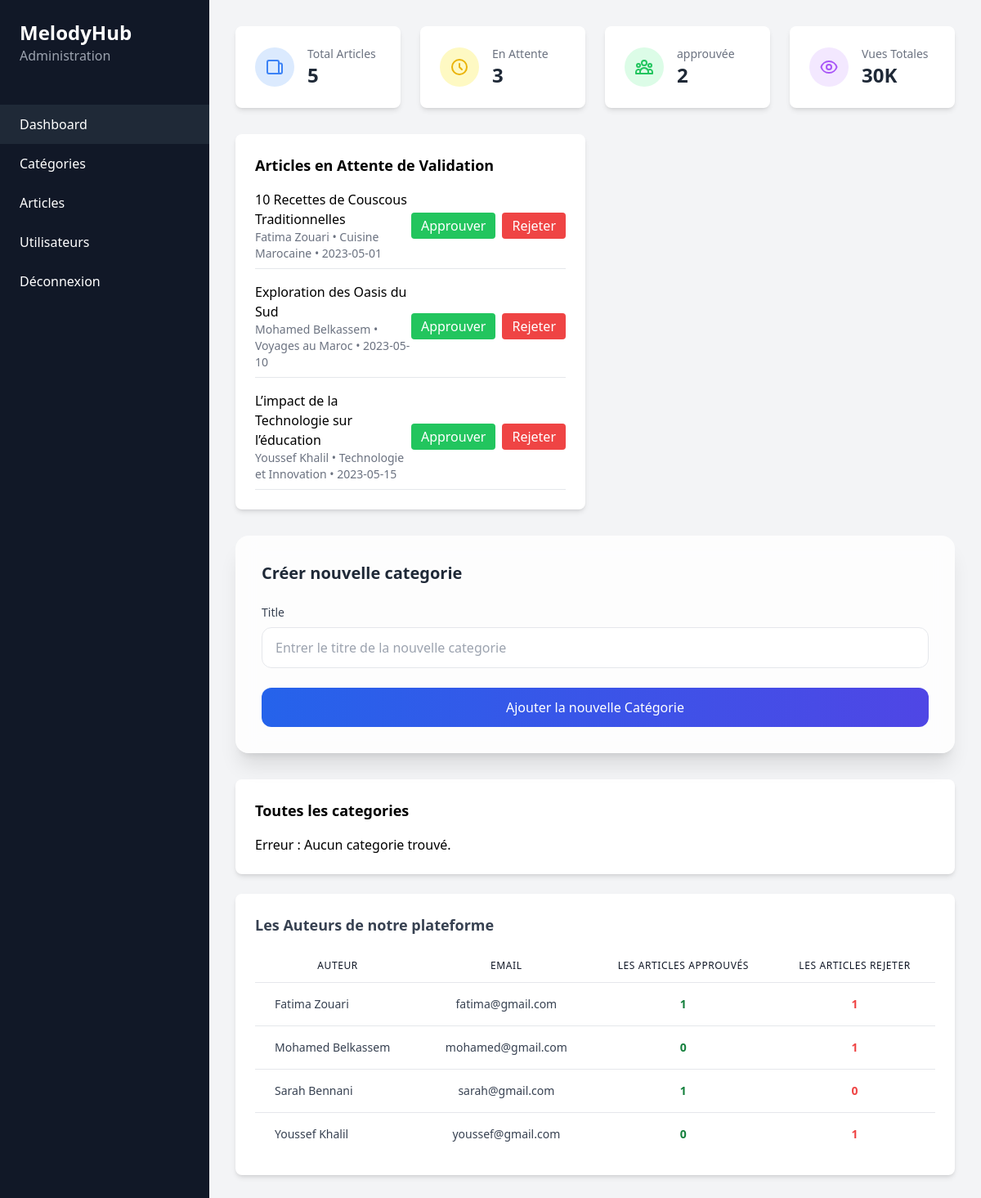
The page /views/admin.php (signed in) on the database its author committed.
### tables this page shows
CREATE TABLE article (
    id_article INT AUTO_INCREMENT PRIMARY KEY,
    titre VARCHAR(255) NOT NULL,
    contenu TEXT NOT NULL,
    date_publication DATE NOT NULL,
    id_categorie INT,
    id_auteur INT,
    statut  Enum('confirmer','annuler') ,
    FOREIGN KEY (id_categorie) REFERENCES categorie(id_categorie) ON DELETE CASCADE ON UPDATE CASCADE,
    FOREIGN KEY (id_auteur) REFERENCES users(id_user) ON DELETE CASCADE ON UPDATE CASCADE
);

CREATE TABLE users (
    id_user INT AUTO_INCREMENT PRIMARY KEY,
    nom VARCHAR(100) NOT NULL,
    prenom VARCHAR(100) NOT NULL,
    email VARCHAR(100) NOT NULL UNIQUE,
    password VARCHAR(255) NOT NULL,
    role ENUM('admin', 'membre', 'auteur') NOT NULL
);

CREATE TABLE categorie (
    id_categorie INT AUTO_INCREMENT PRIMARY KEY,
    titre VARCHAR(255) NOT NULL,
    dateCreation DATE NOT NULL,
    status ENUM('confirmee', 'annulee') NOT NULL,
    id_admin INT NOT NULL,
     FOREIGN KEY (id_admin) REFERENCES users(id_user) ON DELETE CASCADE ON UPDATE CASCADE
);

### config/db.php (called while the page is built, shortened)
<?php
class Database {
    private $host;
    private $db;
    private $user;
    private $pass;
    private $charset;
    private $pdo;
    public function __construct() {
        $this->host ='localhost';
        $this->db ='gestion_contenu';
        $this->user = 'root';
        $this->pass = '';
        $this->charset ='utf8mb4';
    }
    private function connect() {
        $dsn = "mysql:host=$this->host;dbname=$this->db;charset=$this->charset";
        $options = [
            PDO::ATTR_ERRMODE            => PDO::ERRMODE_EXCEPTION,
            PDO::ATTR_DEFAULT_FETCH_MODE => PDO::FETCH_ASSOC,
            PDO::ATTR_EMULATE_PREPARES   => false,
        ];
        try {
            $this->pdo = new PDO($dsn, $this->user, $this->pass, $options);
        } catch (PDOException $e) {
            throw new PDOException($e->getMessage(), (int)$e->getCode());
        }
    }
    public function getConnection() {
        return $this->pdo;
    }
}
?>

### classes/user.php (called while the page is built, shortened)
<?php
  require_once '../config/db.php' ;
class Users{
   public function __construct($id_user,$nom ,$prenom,$email,$password,$role){
    $this->database= new Database;
   }
}
?>

### views/admin.php (the view, shortened to what this page needs)
<!DOCTYPE html>
<html lang="fr">
<head>
    <script src="https://cdn.tailwindcss.com"></script>
    <link rel="stylesheet" href="https://cdnjs.cloudflare.com/ajax/libs/animate.css/4.1.1/animate.min.css">
</head>
<body class="bg-gray-100">
    <div class="min-h-screen">
        <aside class="fixed w-64 h-full bg-gray-900 text-white">
            <div class="p-6">
                <h1 class="text-2xl font-bold">MelodyHub</h1>
                <p class="text-gray-400">Administration</p>
            </div>
            <nav class="mt-6">
                <a href="dashboard.php" class="block py-3 px-6 bg-gray-800">
                    Dashboard
                </a>
                <a href="categories.php" class="block py-3 px-6 hover:bg-gray-800 transition-colors duration-200">
                    Catégories
                </a>
                <a href="articles.php" class="block py-3 px-6 hover:bg-gray-800 transition-colors duration-200">
                    Articles
                </a>
                <a href="users.php" class="block py-3 px-6 hover:bg-gray-800 transition-colors duration-200">
                    Utilisateurs
                </a>
                <a href="../functions/logout.php" class="flex items-center px-6 py-3 hover:bg-red-500 transition-colors duration-200">
                    Déconnexion
                </a>
            </nav>
        </aside>
        <div class="ml-64 p-8">
            <section>
                <div class="grid grid-cols-1 md:grid-cols-2 lg:grid-cols-4 gap-6 mb-8">
                    <div class="bg-white rounded-lg shadow-md p-6 animate__animated animate__fadeIn">
                        <div class="flex items-center">
                            <div class="p-3 rounded-full bg-blue-100 text-blue-500">
                                <svg class="w-6 h-6" fill="none" stroke="currentColor" viewBox="0 0 24 24">
                                    <path stroke-linecap="round" stroke-linejoin="round" stroke-width="2"
                                        d="M19 20H5a2 2 0 01-2-2V6a2 2 0 012-2h10a2 2 0 012 2v1m2 13a2 2 0 01-2-2V7m2 13a2 2 0 002-2V9.5a2 2 0 00-2-2h-2">
                                    </path>
                                </svg>
                            </div>
                            <div class="ml-4">
                                <h3 class="text-gray-500 text-sm">Total Articles</h3>
                                <?php
                        require_once '../classes/admin.php';
                        $admin=new Admin("","","","","","");
                        $result=$admin->allArticle();
                               echo' <p class="text-2xl font-semibold text-gray-800">'.$result['nbr_article'].'</p>
                            </div>'
                            ?>
                        </div>
                    </div>
                    <div class="bg-white rounded-lg shadow-md p-6 animate__animated animate__fadeIn">
                        <div class="flex items-center">
                            <div class="p-3 rounded-full bg-yellow-100 text-yellow-500">
                                <svg class="w-6 h-6" fill="none" stroke="currentColor" viewBox="0 0 24 24">
                                    <path stroke-linecap="round" stroke-linejoin="round" stroke-width="2"
                                        d="M12 8v4l3 3m6-3a9 9 0 11-18 0 9 9 0 0118 0z"></path>
                                </svg>
                            </div>
                            <div class="ml-4">
                                <h3 class="text-gray-500 text-sm">En Attente</h3>
                                <?php
                        require_once '../classes/admin.php';
                        $admin=new Admin("","","","","","");
                        $result=$admin->rejectedArticle();
                               echo' <p class="text-2xl font-semibold text-gray-800">'.$result['nbr_article'].'</p>'
                            ?>
                                 </div>
                        </div>
                    </div>
                    <div class="bg-white rounded-lg shadow-md p-6 animate__animated animate__fadeIn">
                        <div class="flex items-center">
                            <div class="p-3 rounded-full bg-green-100 text-green-500">
                            </div>
                            <div class="ml-4">
                                <h3 class="text-gray-500 text-sm">approuvée </h3>
                                <?php
                        require_once '../classes/admin.php';
                        $admin=new Admin("","","","","","");
                        $result=$admin->confirmedArticle();
                               echo' <p class="text-2xl font-semibold text-gray-800">'.$result['nbr_article'].'</p>'
                            ?>
                                           </div>
                        </div>
                    </div>
                    <div class="bg-white rounded-lg shadow-md p-6 animate__animated animate__fadeIn">
                        <div class="flex items-center">
                            <div class="p-3 rounded-full bg-purple-100 text-purple-500">
                            </div>
                            <div class="ml-4">
                                <h3 class="text-gray-500 text-sm">Vues Totales</h3>
                                <p class="text-2xl font-semibold text-gray-800">30K</p>
                            </div>
                        </div>
                    </div>
                </div>
                <div class="grid grid-cols-1 lg:grid-cols-2 gap-6 mb-8">
                    <div class="bg-white rounded-lg shadow-md p-6">
                        <h3 class="text-lg font-semibold mb-4">Articles en Attente de Validation</h3>
                        <div class="space-y-4">
                        <?php
                        require_once '../classes/admin.php';
                        $admin=new Admin("","","","","","");
                        $rows=$admin->show_article();
                        if($rows){
                            foreach ($rows as $row){
                                $id_article = $row['id_article'];
                           echo' <div class="flex items-center justify-between border-b pb-2">
                                <div>
                                    <h4 class="font-medium">'.$row['titreArticle'].'</h4>
                                    <p class="text-sm text-gray-500">
                                      '.$row["prenom"].' '.$row["nom"].'   •
                                       '.$row['titreCategorie'].' •
                                       '.$row['date_publication'].'
                                    </p>
                                </div>';
                             echo' <div class="flex space-x-2">
                              <a href="../functions/approuveArticle.php?id='.htmlspecialchars($id_article).'">
                              <button
                                        class="px-3 py-1 bg-green-500 text-white rounded hover:bg-green-600">
                                        Approuver
                                    </button>
                              </a>
                                    <button
                                        class="px-3 py-1 bg-red-500 text-white rounded hover:bg-red-600">
                                        Rejeter
                                    </button>
                                </div>
                            </div>';
                            }
                        }
                            ?>
                        </div>
                    </div>
                </div>
            </section>
            <section>
                <div class="bg-white/80 backdrop-blur-md rounded-2xl shadow-xl p-8 mb-8 hover:shadow-2xl transition-all duration-300">
                    <h2 class="text-xl font-semibold mb-6 text-gray-800">Créer nouvelle categorie</h2>
                    <form id="articleForm"   class="space-y-6" action="../functions/addCategory.php" method="POST">
                        <div>
                            <label class="block text-sm font-medium text-gray-700 mb-2">Title</label>
                            <input  type="text" required name="category"
                                class="w-full px-4 py-3 border border-gray-200 rounded-xl focus:outline-none focus:ring-2 focus:ring-blue-500/50 transition-all duration-200"
                                placeholder="Entrer le titre de la nouvelle categorie"
                            >
                        </div>
                        <button
                        type="submit" name="addCategory"
                        class="w-full py-3 px-6 bg-gradient-to-r from-blue-600 to-indigo-600 text-white rounded-xl hover:shadow-lg hover:scale-[1.02] transition-all duration-200 font-medium"
                      >
                        Ajouter la nouvelle Catégorie
                      </button>
                    </form>
                </div>
                <div class="bg-white rounded-lg shadow-md p-6">
                    <h3 class="text-lg font-semibold mb-4">Toutes les categories</h3>
                    <div class="space-y-4">
                        <?php
                        require_once '../classes/admin.php';
                        ?>
                    </div>
                </div>
            </section>
            <section>
                        <div class="bg-white rounded-lg shadow-md mt-6">
                            <div class="p-6">
                                <h3 class="text-lg font-semibold text-gray-700 mb-4">Les Auteurs de notre plateforme</h3>
                                <div class="overflow-x-auto">
                                    <table class="min-w-full divide-y divide-gray-200">
                                        <thead>
                                            <tr>
                                                <th class="px-6 py-3 text-left text-xs font-medium text-gray-900 uppercase tracking-wider text-center  font-x-bold">Auteur</th>
                                                <th class="px-6 py-3 text-left text-xs font-medium text-gray-900 uppercase tracking-wider text-center font-x-bold">Email</th>
                                                <th class="px-6 py-3 text-left text-xs font-medium text-gray-900 uppercase tracking-wider text-center font-bold">Les articles Approuvés</th>
                                                <th class="px-6 py-3 text-left text-xs font-medium text-gray-900 uppercase tracking-wider text-center font-bold">Les articles Rejeter</th>
                                            </tr>
                                        </thead>
                                        <tbody class="bg-white divide-y divide-gray-200">
                                    <?php
                                  require_once '../classes/admin.php';
                                  $admin=new Admin("","","","","","");
                                  $rows=$admin->showAuteur();
                                  if($rows){
                                      foreach ($rows as $row){
                                  echo'  <tr>
                                                <td class="px-6 py-4 whitespace-nowrap">
                                                    <div class="text-sm font-medium text-gray-700">'.$row["prenom"].' '.$row["nom"].'</div>
                                                </td>
                                                <td class="px-6 py-4 whitespace-nowrap text-sm text-gray-700 text-center">'.$row["email"].' </td>
                                                <td class="px-6 py-4 whitespace-nowrap text-sm text-green-700 text-center font-bold">'.$row["nbr_article_confirmer"].' </td>
                                                <td class="px-6 py-4 text-sm text-red-500 text-center font-bold">'.$row["nbr_article_annuler"].' </td>
                                            </tr>';
                                      }
                                    }
                                    ?>
                                        </tbody>
                                    </table>
                                </div>
                            </div>
                        </div>
                    </div>
                </div>
</body>
</html>

### rows shown on the page
article: titre "10 Recettes de Couscous Traditionnelles", id_auteur.prenom "Fatima", id_auteur.nom "Zouari", id_categorie.titre "Cuisine Marocaine", date_publication "2023-05-01"
article: titre "Exploration des Oasis du Sud", id_auteur.prenom "Mohamed", id_auteur.nom "Belkassem", id_categorie.titre "Voyages au Maroc", date_publication "2023-05-10"
article: titre "L’impact de la Technologie sur l’éducation", id_auteur.prenom "Youssef", id_auteur.nom "Khalil", id_categorie.titre "Technologie et Innovation", date_publication "2023-05-15"

### other values the page prints
$result['nbr_article'] "5"
$result['nbr_article'] "3"
$result['nbr_article'] "2"
$e->getMessage() "Aucun categorie trouvé."
$row["prenom"] "Fatima"
$row["nom"] "Zouari"
$row["email"] "fatima@gmail.com"
$row["nbr_article_confirmer"] "1"
$row["nbr_article_annuler"] "1"
$row["prenom"] "Mohamed"
$row["nom"] "Belkassem"
$row["email"] "mohamed@gmail.com"
$row["nbr_article_confirmer"] "0"
$row["prenom"] "Sarah"
$row["nom"] "Bennani"
